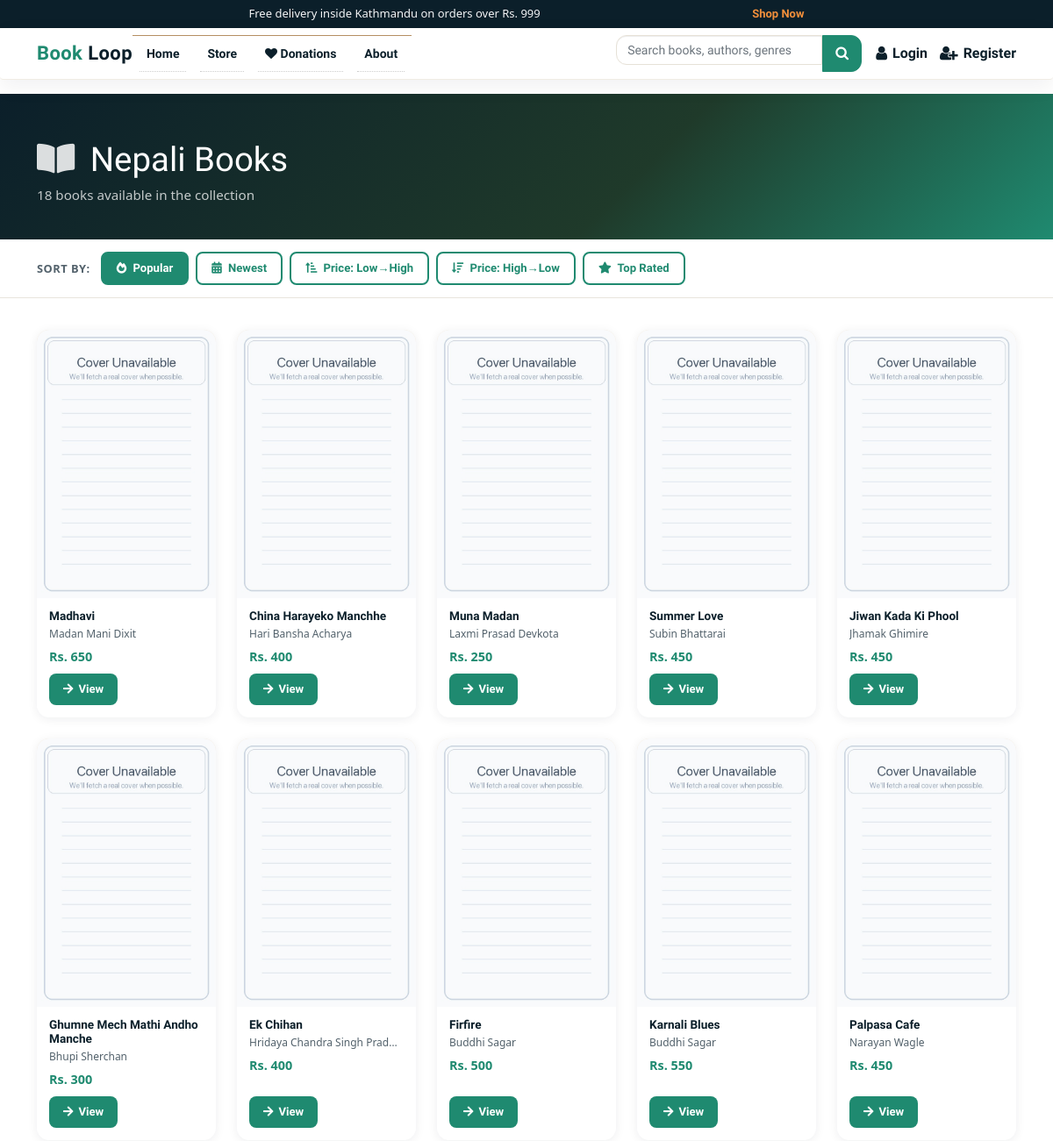
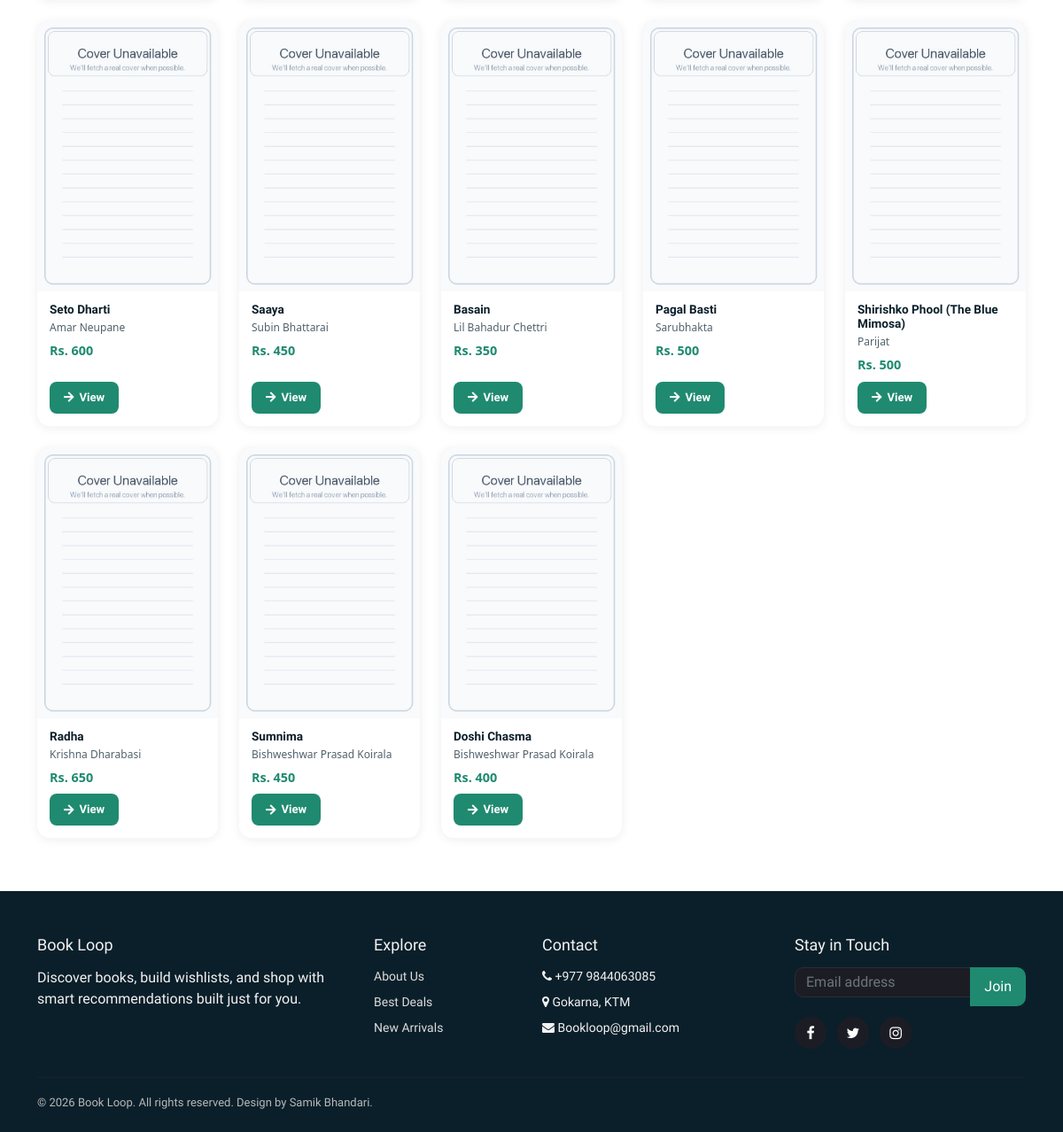
The app's page /nepali-books/ with its own data (2 pictures, top to bottom).
### books/models.py (models this page shows, shortened)
class Product(models.Model):
    Book_name = models.CharField(max_length=50)
    Author = models.CharField(max_length=50, default="")
    genre = models.CharField(max_length=300)
    description = models.CharField(max_length=1000, default="")
    price = models.IntegerField(default=0)
    pub_date = models.DateField(default=timezone.now)
    quantity = models.PositiveBigIntegerField(default=1)
    seller = models.ForeignKey(
        settings.AUTH_USER_MODEL,
        on_delete=models.SET_NULL,
        null=True,
        blank=True,
        related_name="products",
    )
    listing_type = models.CharField(
        max_length=10,
        choices=LISTING_CHOICES,
        default="sell",
    )
    listing_status = models.CharField(
        max_length=20,
        choices=LISTING_STATUS,
        default="approved",
    )
    swap_preference = models.CharField(
        max_length=255,
        blank=True,
        null=True,
        help_text="Title or genre of the book you want in exchange.",
    )
    condition = models.CharField(
        max_length=50,
        blank=True,
        null=True,
        help_text=(
            "Physical condition of the book for swapping "
            "(e.g. New, Like New, Good, Heavily Used)."
        ),
    )
    location = models.CharField(
        max_length=255,
        blank=True,
        null=True,
        help_text="City or neighborhood for the swap",
    )
    contact_email = models.EmailField(
        blank=True,
        null=True,
        help_text="Email for other users to contact you for swapping",
    )
    image = CloudinaryField("image", folder="bookloop_covers", null=True, blank=True)
    sequence = models.IntegerField(default=0)
    views = models.PositiveIntegerField(default=0)
    average_rating = models.FloatField(default=0.0)
    rating_count = models.PositiveIntegerField(default=0)

### books/views.py (the view)
# urls.py: path('nepali-books/', views.nepali_books_page, name='nepali_books'),
def nepali_books_page(request):
    cartItems = 0
    if request.user.is_authenticated:
        order = _get_or_create_active_order(request.user.username)
        cartItems = order.get_cart_items
    sort = request.GET.get("sort", "popular")
    base_qs = (
        Product.objects.select_related("seller")
        .filter(
            Q(genre__icontains="nepali")
            | Q(genre__icontains="nepal")
            | Q(genre__icontains="\u0928\u0947\u092a\u093e\u0932")
            | Q(genre__icontains="\u0928\u0947\u092a\u093e\u0932\u0940"),
            listing_status="approved",
            listing_type="sell",
        )
        .annotate(
            purchase_count=Count(
                "orderitem",
                filter=Q(orderitem__order__complete=True),
                distinct=True,
            ),
            wishlist_count=Count("wishlist", distinct=True),
            nepali_score=(
                Count("orderitem", filter=Q(orderitem__order__complete=True), distinct=True) * 5
                + Count("wishlist", distinct=True) * 3
                + Count("ratings", distinct=True) * 2
            ),
        )
    )
    sort_map = {
        "popular":    "-nepali_score",
        "newest":     "-pub_date",
        "price_low":  "price",
        "price_high": "-price",
        "rating":     "-average_rating",
    }
    order_field = sort_map.get(sort, "-nepali_score")
    secondary = "-views" if sort == "popular" else "-nepali_score"
    books = base_qs.order_by(order_field, secondary)
    return render(request, "nepali_books.html", {
        "books": books,
        "cartItems": cartItems,
        "current_sort": sort,
        "total_count": base_qs.count(),
    })

### transactions/context_processors.py (called while the page is built, shortened)
def cart_item_count(request):
    if not request.user.is_authenticated:
        return {"cart_count": 0, "cartItems": 0}

### templates/nepali_books.html (shortened to what this page needs)
{% load static %}
{% include 'components/base/base-top.html' %}
<link rel="stylesheet" href="https://cdn.jsdelivr.net/npm/bootstrap@5.0.0-beta3/dist/css/bootstrap.min.css">
<link rel="stylesheet" href="https://use.fontawesome.com/releases/v5.15.3/css/all.css">
{% include 'components/header/header.html' %}
<div class="np-hero">
  <div class="container">
    <h1><i class="fas fa-book-open me-2" style="opacity:0.85;"></i> Nepali Books</h1>
    <p>{{ total_count }} book{{ total_count|pluralize }} available in the collection</p>
  </div>
</div>
<div class="np-sort-bar">
  <div class="container">
    <div class="np-sort-inner">
      <span class="np-sort-label">Sort by:</span>
      <a href="?sort=popular"    class="np-sort-btn {% if current_sort == 'popular'    %}active{% endif %}">
        <i class="fas fa-fire-alt me-1"></i> Popular
      </a>
      <a href="?sort=newest"     class="np-sort-btn {% if current_sort == 'newest'     %}active{% endif %}">
        <i class="fas fa-calendar-alt me-1"></i> Newest
      </a>
      <a href="?sort=price_low"  class="np-sort-btn {% if current_sort == 'price_low'  %}active{% endif %}">
        <i class="fas fa-sort-amount-up-alt me-1"></i> Price: Low&rarr;High
      </a>
      <a href="?sort=price_high" class="np-sort-btn {% if current_sort == 'price_high' %}active{% endif %}">
        <i class="fas fa-sort-amount-down me-1"></i> Price: High&rarr;Low
      </a>
      <a href="?sort=rating"     class="np-sort-btn {% if current_sort == 'rating'     %}active{% endif %}">
        <i class="fas fa-star me-1"></i> Top Rated
      </a>
    </div>
  </div>
</div>
<div class="container" style="padding-top: 36px; padding-bottom: 60px; min-height: 60vh;">
  {% if books %}
    <div class="row row-cols-2 row-cols-md-4 row-cols-lg-5 g-4">
      {% for book in books %}
      <div class="col">
        <div class="np-card">
          {% if book.image and "herald" not in book.image.url|lower and "college" not in book.image.url|lower %}
            <img class="np-card-img" src="{{ book.image.url }}" alt="{{ book.Book_name }}"
                 onerror="this.onerror=null;this.src='{% static 'images/default_cover.jpg' %}';">
          {% else %}
            <img class="np-card-img" src="{% static 'images/default_cover.jpg' %}" alt="{{ book.Book_name }}">
          {% endif %}
          <div class="np-card-body">
            <h5>{{ book.Book_name|truncatewords:5 }}</h5>
            <p class="np-author">{{ book.Author|truncatewords:4 }}</p>
            <div class="np-card-price">Rs. {{ book.price }}</div>
          </div>
          <div class="np-card-actions">
            <a href="{% url 'product' book.id %}">
              <i class="fas fa-arrow-right"></i> View
            </a>
          </div>
        </div>
      </div>
      {% endfor %}
    </div>
  {% else %}
    <div class="np-empty">
      <i class="fas fa-book"></i>
      <p style="font-size:1.1rem; font-weight:600;">No Nepali books found.</p>
      <a href="{% url 'store' %}" style="color:var(--accent); font-weight:600;">Browse all books →</a>
    </div>
  {% endif %}
</div>
{% include 'components/footer/footer.html' %}
{% include 'components/base/base-bottom.html' %}

### static/css/style.css (style rules this page uses)
html, body { font-size: 100%; font-family: 'Open Sans', sans-serif; background:#ffffff; }
p { margin:0; }
h1,h2,h3,h4,h5,h6,a { font-family:'Ubuntu', sans-serif !important; margin:0; }

### templates/nepali_books.html (style rules this page uses)
:root { --ink: #0b1f2a; --muted: #52616b; --accent: #1f8a70; --accent-2: #f28f3b; --paper: #f7f3eb; --cream: #f3e7d3; }
*, *::before, *::after { box-sizing: border-box; }
body { background: var(--paper); font-family: 'Work Sans', sans-serif; color: var(--ink); margin: 0; }
h1, h2, h3 { font-family: 'Merriweather', serif; }
.np-hero { background: linear-gradient(135deg, #0b1f2a 0%, #1f3a2a 60%, #1f8a70 100%); padding: 52px 0 40px; color: #fff; }
.np-hero h1 { font-size: clamp(1.6rem, 4vw, 2.4rem); margin-bottom: 6px; }
.np-hero p { opacity: 0.75; font-size: 0.95rem; margin: 0; }
.np-sort-bar { background: #fff; border-bottom: 1px solid #e8e4dd; padding: 14px 0; position: sticky; top: 0; z-index: 100; }
.np-sort-bar .np-sort-inner { display: flex; align-items: center; gap: 8px; flex-wrap: wrap; }
.np-sort-bar .np-sort-label { font-size: 0.8rem; font-weight: 600; color: var(--muted); text-transform: uppercase; letter-spacing: 0.5px; margin-right: 4px; }
.np-sort-btn { display: inline-block; padding: 7px 16px; border-radius: 8px; font-size: 0.82rem; font-weight: 600; text-decoration: none; border: 2px solid var(--accent); color: var(--accent); background: transparent; transition: background 0.15s, color 0.15s; font-family: 'Work Sans', sans-serif; }
.np-sort-btn:hover, .np-sort-btn.active { background: var(--accent); color: #fff; }
.np-card { background: #fff; border-radius: 14px; box-shadow: 0 2px 12px rgba(11,31,42,0.07); overflow: hidden; display: flex; flex-direction: column; height: 100%; transition: transform 0.18s, box-shadow 0.18s; }
.np-card-img { width: 100%; aspect-ratio: 2 / 3; object-fit: contain; background: var(--cream); display: block; }
.np-card-body { padding: 12px 14px 8px; flex: 1; }
.np-card-body h5 { font-family: 'Merriweather', serif; font-size: 0.85rem; font-weight: 700; color: var(--ink); margin: 0 0 4px; display: -webkit-box; -webkit-line-clamp: 2; -webkit-box-orient: vertical; overflow: hidden; }
.np-card-body .np-author { font-size: 0.75rem; color: var(--muted); margin: 0 0 6px; white-space: nowrap; overflow: hidden; text-overflow: ellipsis; }
.np-card-price { font-weight: 700; font-size: 0.9rem; color: var(--accent); }
.np-card-actions { padding: 0 14px 14px; margin-top: auto; }
.np-card-actions a { display: inline-flex; align-items: center; gap: 6px; text-decoration: none; font-weight: 600; font-size: 0.82rem; color: #fff; background: var(--accent); padding: 8px 16px; border-radius: 8px; transition: background 0.15s; }

### templates/components/header/header.html (style rules this page uses)
:root { --bw-ink: #0b1f2a; --bw-muted: #52616b; --bw-accent: #1f8a70; --bw-accent-2: #f28f3b; --bw-surface: #ffffff; }

### templates/components/footer/footer.html (style rules this page uses)
:root { --bw-ink: #0b1f2a; --bw-muted: #52616b; --bw-accent: #1f8a70; --bw-accent-2: #f28f3b; }

### records on screen
Product: Book_name "Madhavi", Author "Madan Mani Dixit", price "650"
Product: Book_name "China Harayeko Manchhe", Author "Hari Bansha Acharya", price "400"
Product: Book_name "Muna Madan", Author "Laxmi Prasad Devkota", price "250"
Product: Book_name "Summer Love", Author "Subin Bhattarai", price "450"
Product: Book_name "Jiwan Kada Ki Phool", Author "Jhamak Ghimire", price "450"
Product: Book_name "Ghumne Mech Mathi Andho Manche", Author "Bhupi Sherchan", price "300"
Product: Book_name "Ek Chihan", Author "Hridaya Chandra Singh Prad…", price "400"
Product: Book_name "Firfire", Author "Buddhi Sagar", price "500"
Product: Book_name "Karnali Blues", Author "Buddhi Sagar", price "550"
Product: Book_name "Palpasa Cafe", Author "Narayan Wagle", price "450"
Product: Book_name "Seto Dharti", Author "Amar Neupane", price "600"
Product: Book_name "Saaya", Author "Subin Bhattarai", price "450"
Product: Book_name "Basain", Author "Lil Bahadur Chettri", price "350"
Product: Book_name "Pagal Basti", Author "Sarubhakta", price "500"
Product: Book_name "Shirishko Phool (The Blue Mimosa)", Author "Parijat", price "500"
Product: Book_name "Radha", Author "Krishna Dharabasi", price "650"
Product: Book_name "Sumnima", Author "Bishweshwar Prasad Koirala", price "450"
Product: Book_name "Doshi Chasma", Author "Bishweshwar Prasad Koirala", price "400"

### other values on screen
{{ total_count }} "18"
